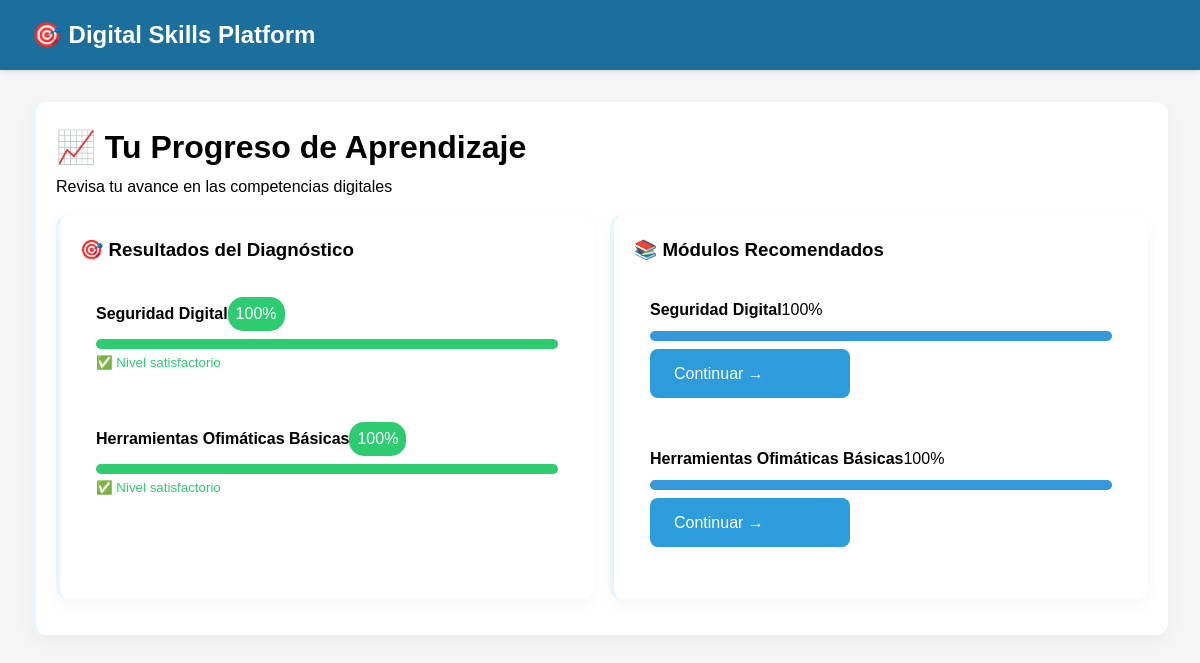
The app's page /progreso/ (signed in) with its own data.
### evaluacion_diagnostico/models.py (models this page shows, shortened)
class ResultadoDiagnostico(models.Model):
    usuario = models.ForeignKey(User, on_delete=models.CASCADE)
    modulo = models.ForeignKey(Modulo, on_delete=models.CASCADE)
    puntaje = models.IntegerField()
    fecha = models.DateTimeField(auto_now_add=True)
    necesita_refuerzo = models.BooleanField(default=True)

### modulos_aprendizaje/models.py (models this page shows, shortened)
class Modulo(models.Model):
    nombre = models.CharField(max_length=100)
    descripcion = models.TextField()
    duracion_minutos = models.IntegerField()
    nivel_dificultad = models.CharField(max_length=20, choices=[
        ('basico', 'Básico'),
        ('intermedio', 'Intermedio'),
        ('avanzado', 'Avanzado')
    ])
    orden = models.IntegerField(default=1)

### seguimiento_progreso/models.py (models this page shows, shortened)
class ProgresoUsuario(models.Model):
    usuario = models.ForeignKey(User, on_delete=models.CASCADE)
    modulo = models.ForeignKey(Modulo, on_delete=models.CASCADE)
    completado = models.BooleanField(default=False)
    fecha_inicio = models.DateTimeField(auto_now_add=True)
    fecha_completado = models.DateTimeField(null=True, blank=True)
    porcentaje_completado = models.IntegerField(default=0)
    class Meta:
        unique_together = ['usuario', 'modulo']

### seguimiento_progreso/views.py (the view)
# urls.py: path('', views.panel_progreso, name='panel_progreso'),
@login_required
def panel_progreso(request):
    progreso = ProgresoUsuario.objects.filter(usuario=request.user)
    resultados_recientes = []
    modulos_con_resultado = set()
    todos_resultados = ResultadoDiagnostico.objects.filter(
        usuario=request.user
    ).order_by('-fecha')  # Ordenar por fecha descendente
    for resultado in todos_resultados:
        if resultado.modulo.id not in modulos_con_resultado:
            resultados_recientes.append(resultado)
            modulos_con_resultado.add(resultado.modulo.id)
    modulos_recomendados = Modulo.objects.exclude(
        id__in=progreso.filter(completado=True).values_list('modulo_id', flat=True)
    )
    return render(request, 'progreso/panel_progreso.html', {
        'progreso': progreso,
        'resultados': resultados_recientes,  # Solo los más recientes
        'modulos_recomendados': modulos_recomendados
    })

### templates/progreso/panel_progreso.html
{% extends 'base.html' %}
{% block content %}
<div class="card">
    <h1>📈 Tu Progreso de Aprendizaje</h1>
    <p>Revisa tu avance en las competencias digitales</p>
    <div class="grid">
        <div class="card card-security">
            <h3>🎯 Resultados del Diagnóstico</h3>
            {% for resultado in resultados %}
            <div style="margin: 1rem 0; padding: 1rem; background: white; border-radius: 5px;">
                <div style="display: flex; justify-content: between; align-items: center;">
                    <strong>{{ resultado.modulo.nombre }}</strong>
                    <span style="background: {% if resultado.puntaje >= 70 %}#2ecc71{% else %}#e74c3c{% endif %};
                                  color: white; padding: 0.25rem 0.5rem; border-radius: 15px;">
                        {{ resultado.puntaje|floatformat:0 }}%
                    </span>
                </div>
                <div style="margin-top: 0.5rem;">
                    <div style="background: #ecf0f1; height: 10px; border-radius: 5px;">
                        <div style="background: {% if resultado.puntaje >= 70 %}#2ecc71{% else %}#e74c3c{% endif %};
                                    height: 100%; width: {{ resultado.puntaje }}%; border-radius: 5px;"></div>
                    </div>
                </div>
                {% if resultado.necesita_refuerzo %}
                <small style="color: #e74c3c;">⚠️ Necesitas reforzar este módulo</small>
                {% else %}
                <small style="color: #2ecc71;">✅ Nivel satisfactorio</small>
                {% endif %}
            </div>
            {% empty %}
            <p>📝 Completa el diagnóstico para ver tus resultados.</p>
            {% endfor %}
        </div>
        <div class="card card-office">
            <h3>📚 Módulos Recomendados</h3>
            {% for item in progreso %}
            <div style="margin: 1rem 0; padding: 1rem; background: white; border-radius: 5px;">
                <div style="display: flex; justify-content: between; align-items: center;">
                    <strong>{{ item.modulo.nombre }}</strong>
                    <span>{{ item.porcentaje_completado }}%</span>
                </div>
                <div style="margin-top: 0.5rem;">
                    <div style="background: #ecf0f1; height: 10px; border-radius: 5px;">
                        <div style="background: #3498db; height: 100%; width: {{ item.porcentaje_completado }}%; border-radius: 5px;"></div>
                    </div>
                </div>
                <a href="{% url 'lista_modulos' %}" class="btn" style="margin-top: 0.5rem;">Continuar →</a>
            </div>
            {% empty %}
            <p>🎉 ¡No tienes módulos pendientes! Tu diagnóstico fue excelente.</p>
            {% endfor %}
        </div>
    </div>
</div>
{% endblock %}

### static/css/style.css (style rules this page uses)
* { margin: 0; padding: 0; box-sizing: border-box; }
body { font-family: 'Arial', sans-serif; background: #f5f5f5; line-height: 1.6; }
:root { --bg: #f6f8fa; --primary: #2D9CDB; --primary-dark: #1B6F9C; --secondary: #6C5CE7; --success: #27AE60; --danger: #E74C3C; --accent: #F39C12; --muted: #6b7a86; }
.btn { background: var(--primary); color: white; padding: 12px 24px; border: none; border-radius: 8px; cursor: pointer; text-decoration: none; display: inline-block; font-size: 1rem; transition: all 0.3s ease; margin-top: auto; width: 100%; max-width: 200px; }
.card { background: white; border-radius: 12px; padding: 1.25rem; box-shadow: 0 6px 18px rgba(0,0,0,0.04); border-left: 4px solid rgba(45,156,219,0.10); margin-bottom: 1rem; }
.grid { display: grid; grid-template-columns: repeat(auto-fit, minmax(240px, 1fr)); gap: 1rem; margin-top: 1rem; }

### records on screen
ResultadoDiagnostico: modulo.nombre "Seguridad Digital", puntaje "100", necesita_refuerzo "✅ Nivel satisfactorio"
ResultadoDiagnostico: modulo.nombre "Herramientas Ofimáticas Básicas", puntaje "100", necesita_refuerzo "✅ Nivel satisfactorio"
ProgresoUsuario: modulo.nombre "Seguridad Digital", porcentaje_completado "100"
ProgresoUsuario: modulo.nombre "Herramientas Ofimáticas Básicas", porcentaje_completado "100"
